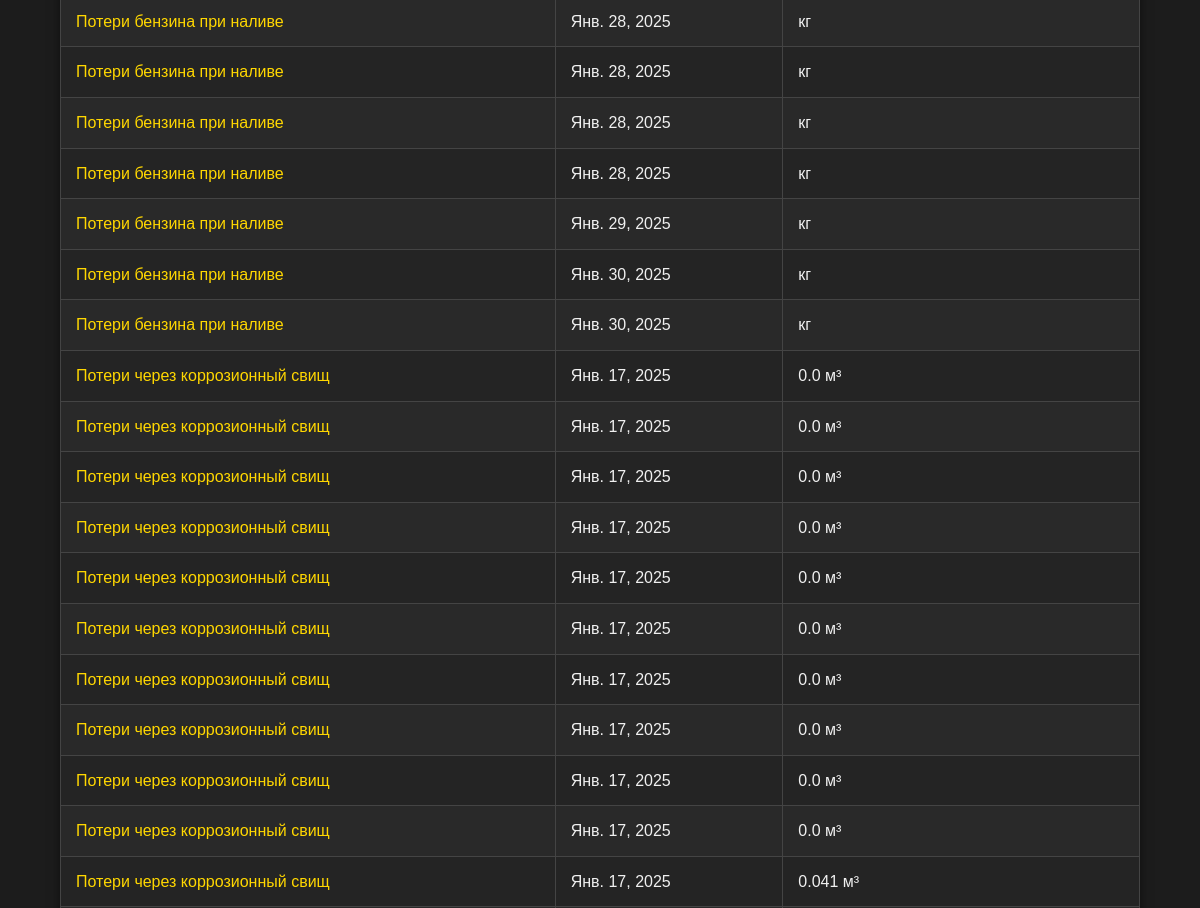
Page /archive/ (middle part) on the earlier database version.
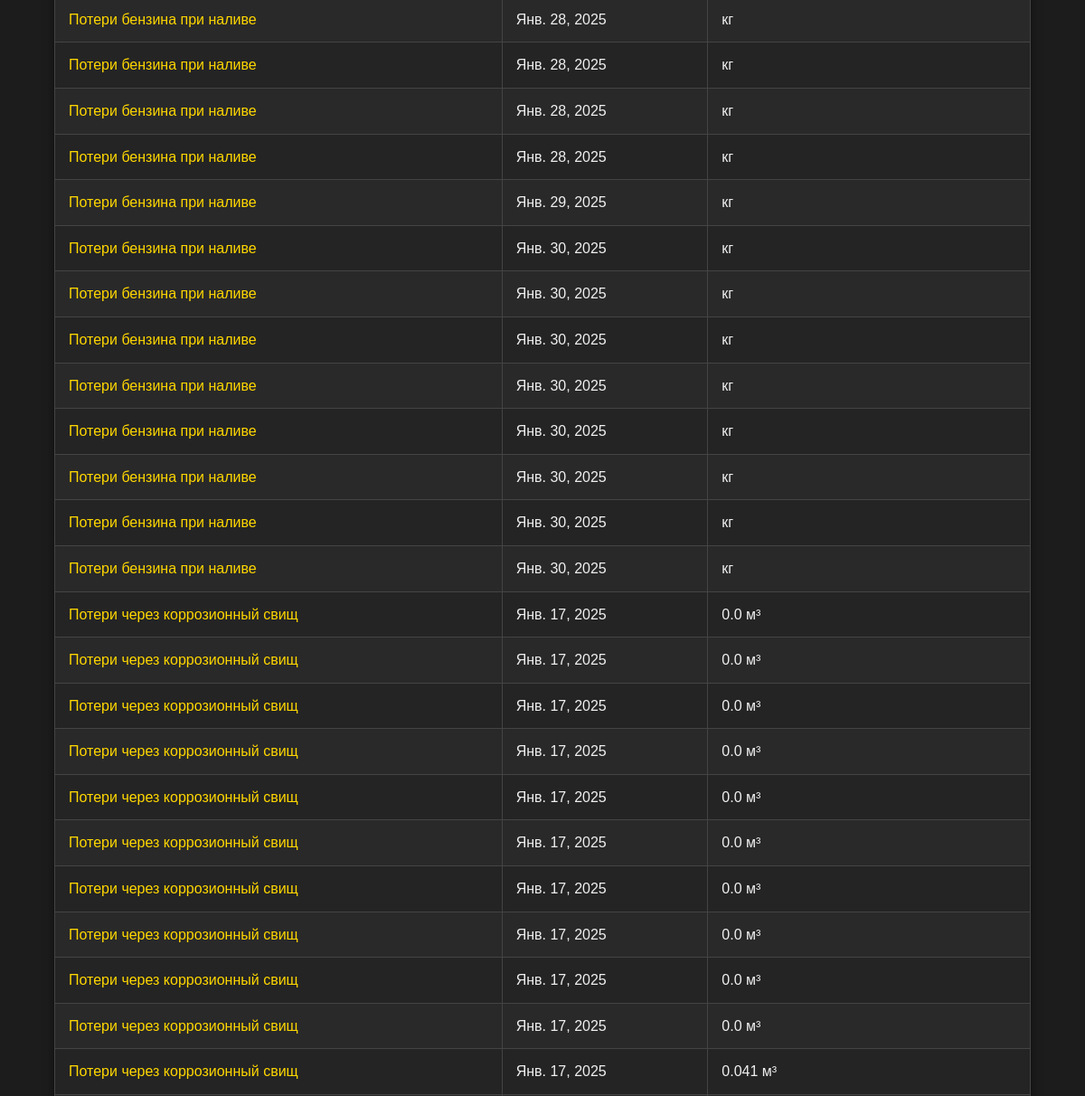
Same page on the later database version.
### oil_losses/models.py (models this page shows, shortened)
class FuelLossCalculation(models.Model):
    date = models.DateField(verbose_name="Дата расчета", auto_now_add=True)
    volume = models.FloatField(verbose_name="Объём цистерны (м³)")
    fill_time = models.FloatField(verbose_name="Время налива цистерны (часы)")
    vapor_pressure = models.FloatField(verbose_name="Давление насыщенных паров бензина (Па)")
    vapor_temp = models.FloatField(verbose_name="Температура бензина при наливе (К)")
    initial_boiling_temp = models.FloatField(verbose_name="Температура начала кипения (К)")
    flow_rate = models.FloatField(verbose_name="Расход налива (м³/ч)")
    pressure = models.FloatField(verbose_name="Атмосферное давление (Па)")
    calculated_loss_open = models.FloatField(verbose_name="Потери при открытой струе (кг)", blank=True, null=True)
    calculated_loss_closed = models.FloatField(verbose_name="Потери при закрытой струе (кг)", blank=True, null=True)
    calculated_loss_combined = models.FloatField(verbose_name="Потери при комбинированном наливе (кг)", blank=True, null=True)
    class Meta:
        verbose_name = "Расчет потерь бензина при наливе"
        verbose_name_plural = "Расчеты потерь бензина при наливе"

class CorrosionLossCalculation(models.Model):
    date = models.DateField(verbose_name="Дата расчета", auto_now_add=True)
    diameter = models.FloatField(verbose_name="Диаметр отверстия (мм)")
    distance_from_bottom = models.FloatField(verbose_name="Расстояние от дна (м)")
    fluid_height = models.FloatField(verbose_name="Уровень жидкости (м)")
    viscosity = models.FloatField(verbose_name="Кинематическая вязкость (м²/с)")
    duration_corrosion = models.FloatField(verbose_name="Время истечения (часы)")
    calculated_loss = models.FloatField(verbose_name="Рассчитанные потери (м³)", blank=True, null=True)
    class Meta:
        verbose_name = "Расчет потерь через коррозионный свищ"
        verbose_name_plural = "Расчеты потерь через коррозионный свищ"

### oil_losses/views.py (the view)
# urls.py: path('archive/', views.archive, name='archive'),
def archive(request):
    calculation_type = request.GET.get('calculation_type', '')
    fuel_loss_calculations = FuelLossCalculation.objects.all()
    corrosion_loss_calculations = CorrosionLossCalculation.objects.all()
    oil_evaporation_loss_calculations = OilEvaporationLossCalculation.objects.all()
    if calculation_type == 'fuel_loss':
        corrosion_loss_calculations = []
        oil_evaporation_loss_calculations = []
    elif calculation_type == 'corrosion_loss':
        fuel_loss_calculations = []
        oil_evaporation_loss_calculations = []
    elif calculation_type == 'oil_evaporation_loss':
        fuel_loss_calculations = []
        corrosion_loss_calculations = []
    context = {
        'fuel_loss_calculations': fuel_loss_calculations,
        'corrosion_loss_calculations': corrosion_loss_calculations,
        'oil_evaporation_loss_calculations': oil_evaporation_loss_calculations,
        'selected_calculation_type': calculation_type,  # Для сохранения выбранного значения в форме
    }
    return render(request, 'archive.html', context)

### oil_losses/templates/archive.html (shortened to what this page needs)
<!DOCTYPE html>
<html lang="en">
<head>
</head>
<body>
    {% include 'header.html' %}
    <table>
        {% for record in fuel_loss_calculations %}
        <tr>
            <td><a href="/fuel_loss_detail/{{ record.id }}">Потери бензина при наливе</a></td>
            <td>{{ record.date }}</td>
            <td>{{ record.calculated_loss }} кг</td>
        </tr>
        {% endfor %}
        {% for record in corrosion_loss_calculations %}
        <tr>
            <td><a href="/corrosion_loss_detail/{{ record.id }}">Потери через коррозионный свищ</a></td>
            <td>{{ record.date }}</td>
            <td>{{ record.calculated_loss }} м³</td>
        </tr>
        {% endfor %}
    </table>
</body>
</html>

Differences in the rows shown:
added FuelLossCalculation: date "Янв. 30, 2025"
added FuelLossCalculation: date "Янв. 30, 2025"
added FuelLossCalculation: date "Янв. 30, 2025"
added FuelLossCalculation: date "Янв. 30, 2025"
added FuelLossCalculation: date "Янв. 30, 2025"
added FuelLossCalculation: date "Янв. 30, 2025"
